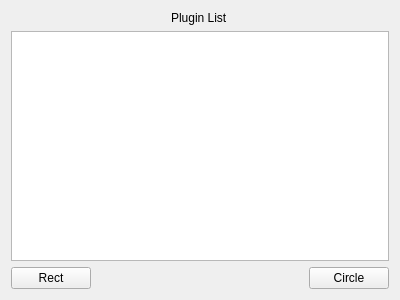
<?xml version="1.0" encoding="UTF-8"?>
<ui version="4.0">
 <class>MainWindow</class>
 <widget class="QMainWindow" name="MainWindow">
  <property name="geometry">
   <rect>
    <x>0</x>
    <y>0</y>
    <width>400</width>
    <height>300</height>
   </rect>
  </property>
  <property name="windowTitle">
   <string>MainWindow</string>
  </property>
  <widget class="QWidget" name="centralWidget">
   <layout class="QVBoxLayout" name="verticalLayout">
    <item alignment="Qt::AlignHCenter">
     <widget class="QLabel" name="label">
      <property name="text">
       <string>Plugin List</string>
      </property>
     </widget>
    </item>
    <item>
     <widget class="QListWidget" name="pluginList"/>
    </item>
    <item>
     <layout class="QHBoxLayout" name="horizontalLayout">
      <item>
       <widget class="QPushButton" name="btnRect">
        <property name="text">
         <string>Rect</string>
        </property>
       </widget>
      </item>
      <item>
       <spacer name="horizontalSpacer">
        <property name="orientation">
         <enum>Qt::Horizontal</enum>
        </property>
        <property name="sizeHint" stdset="0">
         <size>
          <width>40</width>
          <height>20</height>
         </size>
        </property>
       </spacer>
      </item>
      <item>
       <widget class="QPushButton" name="btnCircle">
        <property name="text">
         <string>Circle</string>
        </property>
       </widget>
      </item>
     </layout>
    </item>
   </layout>
  </widget>
 </widget>
 <layoutdefault spacing="6" margin="11"/>
 <resources/>
 <connections/>
</ui>
